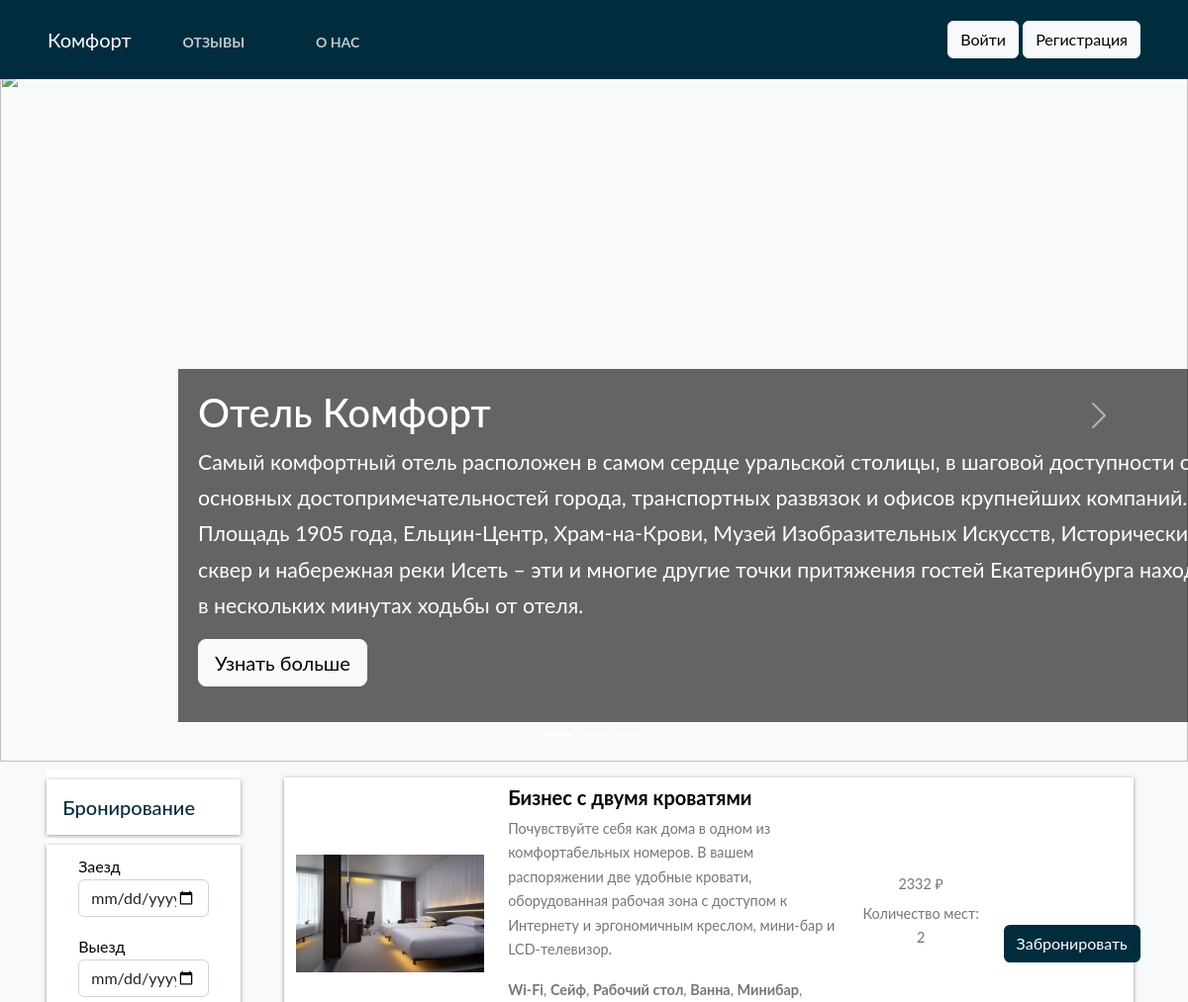
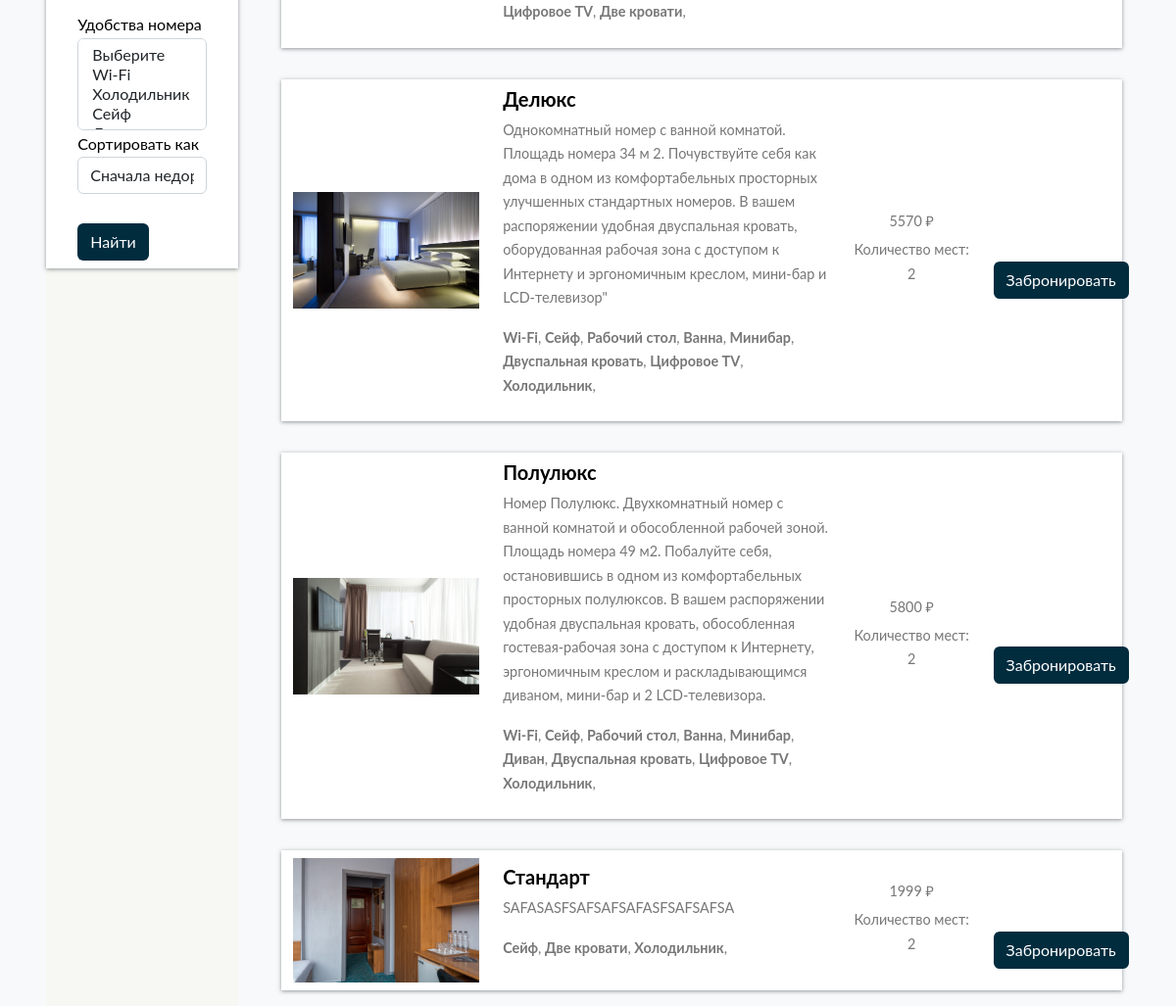
/, run on an earlier commit of the app's database (2 pictures, top to bottom).
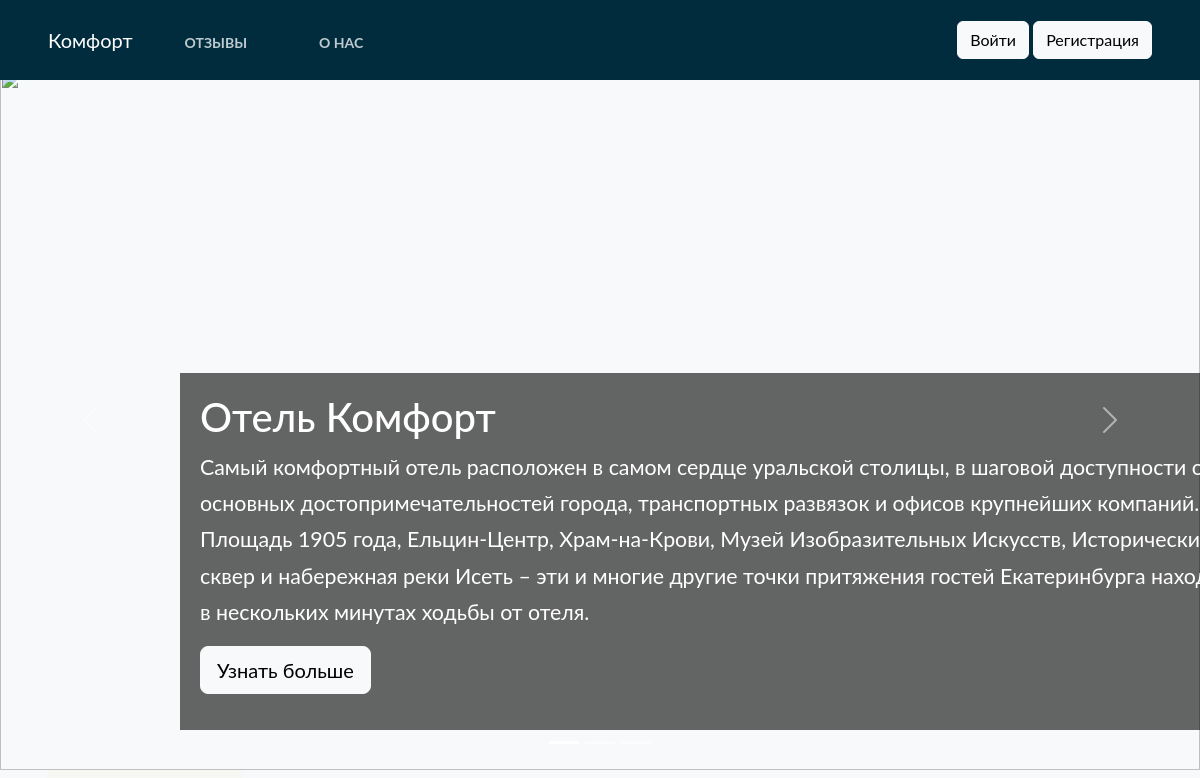
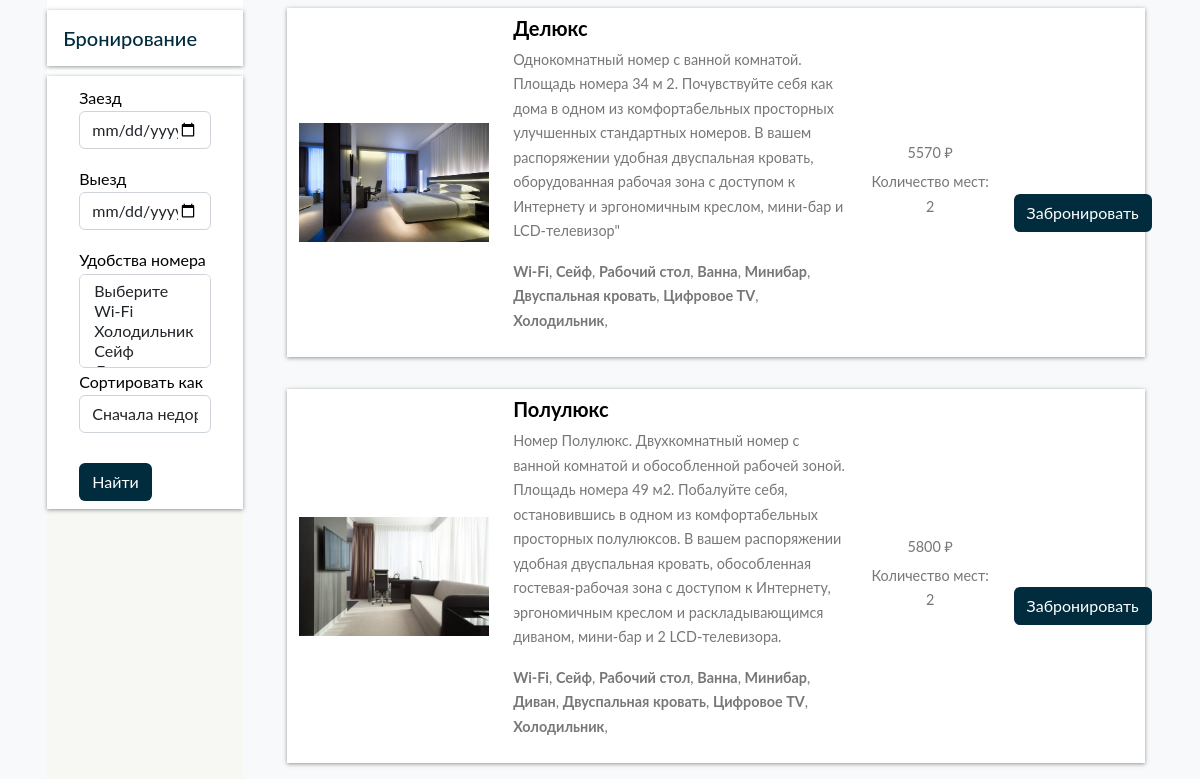
And on a later commit of the database (2 pictures, top to bottom).
### home/models.py (models this page shows, shortened)
class BaseModel(models.Model):
    uid = models.UUIDField(default=uuid.uuid4   , editable=False , primary_key=True)
    created_at = models.DateField(auto_now_add=True)
    updated_at = models.DateField(auto_now_add=True)
    class Meta:
        abstract = True

class Hotel(BaseModel):
    hotel_name = models.CharField(max_length=100, verbose_name = "Название номера")
    hotel_price = models.IntegerField(verbose_name = "Цена номера")
    description = models.TextField(max_length=500, verbose_name = "Описание")
    amenities = models.ManyToManyField(Amenities, verbose_name = "Удобства номера")
    room_count = models.IntegerField(default=1, verbose_name = "Количество бронирований")
    people_capacity = models.IntegerField(default=0, verbose_name = "Вместимость")

class HotelImages(BaseModel):
    hotel= models.ForeignKey(Hotel ,related_name="images", on_delete=models.CASCADE, verbose_name = "Название номера")
    images = models.ImageField(upload_to="hotels", verbose_name = "Изображение")

class Amenities(BaseModel):
    amenity_name = models.CharField(max_length=100)

### home/views.py (the view)
# urls.py: path('', home, name='home'),
def home(request):
    amenities_objs = Amenities.objects.all()
    hotels_objs = Hotel.objects.all()
    sort_by = request.GET.get('sort_by')
    search = request.GET.get('search')
    amenities = request.GET.getlist('amenities')
    print(amenities)
    if sort_by:
        if sort_by == 'ASC':
            hotels_objs = hotels_objs.order_by('hotel_price')
        elif sort_by == 'DSC':
            hotels_objs = hotels_objs.order_by('-hotel_price')
    if search:
        hotels_objs = hotels_objs.filter(
            Q(hotel_name__icontains = search) |
            Q(description__icontains = search) )
    if len(amenities):
        hotels_objs = hotels_objs.filter(amenities__amenity_name__in = amenities).distinct()
    context = {'amenities_objs' : amenities_objs , 'hotels_objs' : hotels_objs , 'sort_by' : sort_by
    , 'search' : search , 'amenities' : amenities}
    return render(request , 'home.html' ,context)

### templates/home.html (shortened to what the changed rows need)
{% extends "base.html" %}
{%  block start %}
<div id="myCarousel" class="carousel slide" data-bs-ride="carousel" style="height: 700px; margin-top:70px">
    <div class="carousel-inner">
      <div class="carousel-item active">
        <div class="container">
          <div class="carousel-caption text-start">
              <div style="background: rgba(0, 0, 0, .6); padding: 20px;width:1100px">
            <h1 style="">Отель Комфорт</h1>
            </div>
          </div>
        </div>
      </div>
    </div>
  </div>
<div class="container-fluid" style="display: flex;">
    <div class="container-fluid col-9" style="display: flex;flex-wrap: wrap;">
         {% for hotels_obj in hotels_objs %}
        <div class="row search-card-result" style="align-items: center">
            <div class="col-md-3">
                    <a href="/hotel-detail/{{hotels_obj.uid}}">
                        <img class="img-fluid" src="/media/{{hotels_obj.images.first.images}}" alt="Card image cap">
                    </a></div>
                    <div class="col-md-5">
                        <h5><a style="text-decoration:none; color: black" href="/hotel-detail/{{hotels_obj.uid}}">{{hotels_obj.hotel_name}}</a></h5>
                        <p>
                            {{hotels_obj.description}}
                        </p>
                        <p>
                            {%for amenitie in hotels_obj.amenities.all %}
                            <b>{{amenitie.amenity_name}}</b>,
                            {% endfor %}
                        </p>
                    </div>
                    <div class="col-md-2 border-left text-center more-offers">
                        <p>{{hotels_obj.hotel_price}} ₽</p>
                        <p>Количество мест: {{hotels_obj.people_capacity}}</p>
                    </div>
                    <div style="margin-top:30px" class="col-md-1 border-left text-center more-offers">
                        <a  href="/hotel-detail/{{hotels_obj.uid}}">
                            <button style="margin-top:30px;  background-color:#002c3e; color:white;" class="btn">Забронировать</button>
                        </a>
                    </div>
            </div>
        {% endfor %}
        </div>
</div>
{% endblock %}

What changed in the data, as far as the page shows it:
removed Hotel: images.first.images (picture), hotel_name "Бизнес с двумя кроватями", description "Почувствуйте себя как дома в одном из комфортабельных номеров. В вашем распоряжении две удобные кровати, оборудованная рабочая зона с доступом к Интернету и эргономичным креслом, мини-бар и LCD-телевизор.", hotel_price "2332", people_capacity "2", Amenities (amenity_name "Wi-Fi"), Amenities (amenity_name "Сейф"), Amenities (amenity_name "Рабочий стол"), Amenities (amenity_name "Ванна"), Amenities (amenity_name "Минибар"), Amenities (amenity_name "Цифровое TV")
no longer on this page (row unchanged): Amenities: amenity_name "Две кровати"
removed Hotel: images.first.images (picture), hotel_name "Стандарт", description "SAFASASFSAFSAFSAFASFSAFSAFSA", hotel_price "1999", people_capacity "2", Amenities (amenity_name "Сейф"), Amenities (amenity_name "Холодильник")
